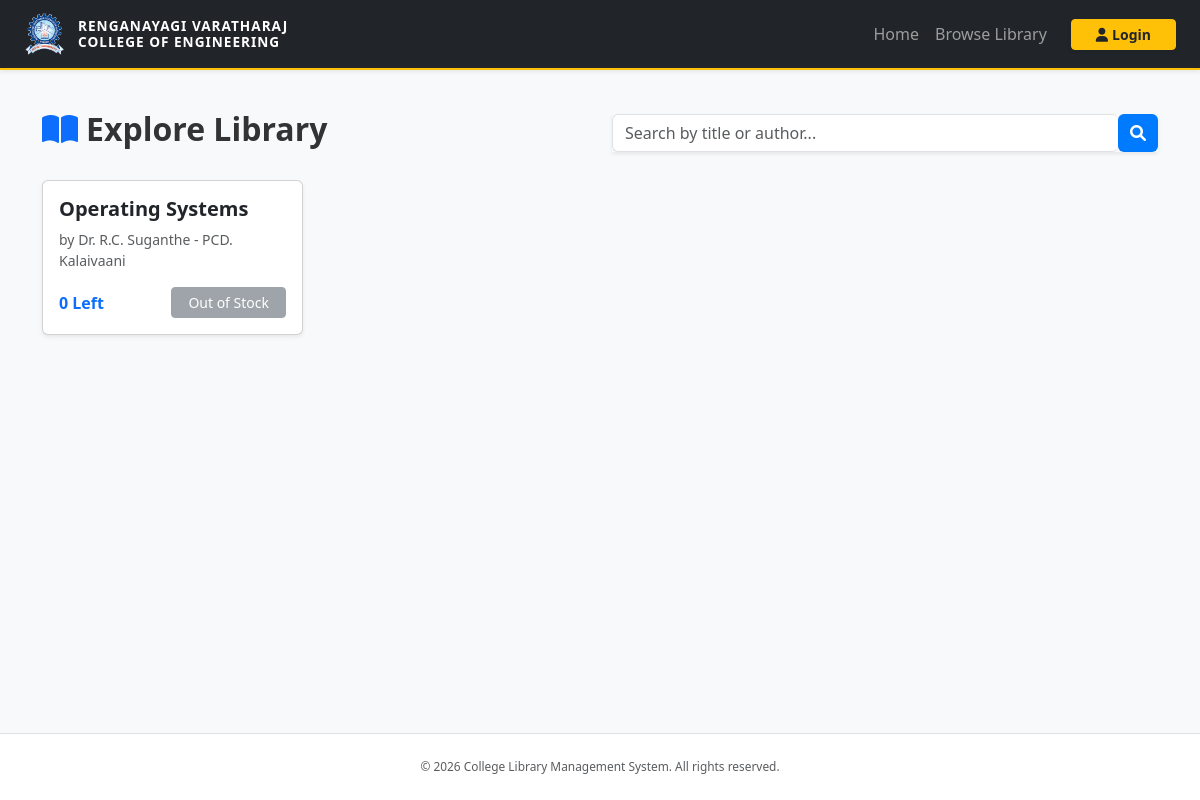
Before: /browse_books with the older database file.
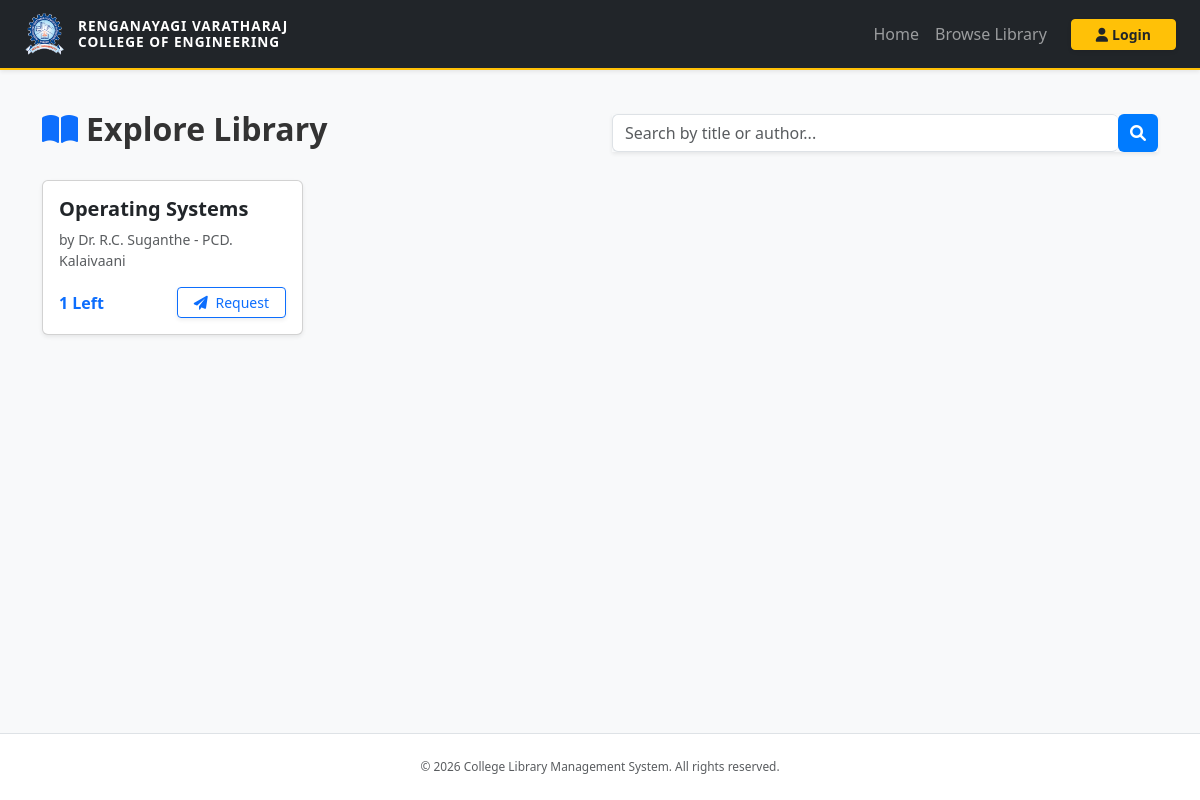
After: the same page with the newer database file.
### controller/models.py (models this page shows)
class Book(db.Model):
    id = db.Column(db.Integer, primary_key=True)
    title = db.Column(db.String(200), nullable=False)
    author = db.Column(db.String(100), nullable=False)
    isbn = db.Column(db.String(20), unique=True, nullable=False)
    copies = db.Column(db.Integer, default=1)
    date_added = db.Column(db.DateTime, default=get_ist)

### app.py (the view)
@app.route('/browse_books')
def browse_books():
    search_query = request.args.get('search', '')
    if search_query:
        books = Book.query.filter(Book.title.contains(search_query) | Book.author.contains(search_query)).all()
    else:
        books = Book.query.all()
    return render_template('browse_books.html', books=books)

### templates/browse_books.html (shortened to what this page needs)
{% extends "base.html" %}
{% block content %}
<div class="container py-4">
    <div class="row mb-4 align-items-center">
        <div class="col-md-6">
            <h2 class="fw-bold"><i class="fas fa-book-open me-2 text-primary"></i>Explore Library</h2>
        </div>
        <div class="col-md-6">
            <form action="{{ url_for('browse_books') }}" method="GET" class="d-flex shadow-sm">
                <input type="text" name="search" class="form-control border-end-0 rounded-start" placeholder="Search by title or author...">
                <button type="submit" class="btn btn-primary rounded-end">
                    <i class="fas fa-search"></i>
                </button>
            </form>
        </div>
    </div>
    <div class="row g-4">
    {% for book in books %}
    <div class="col-md-3">
        <div class="card h-100 shadow-sm">
            <div class="card-body d-flex flex-column">
                <h5 class="fw-bold">{{ book.title }}</h5>
                <p class="text-muted small">by {{ book.author }}</p>
                <div class="mt-auto d-flex justify-content-between align-items-center">
                    <span class="fw-bold text-primary">{{ book.copies }} Left</span>
                    {% if book.copies > 0 %}
                        <form action="{{ url_for('request_book', book_id=book.id) }}" method="POST" class="d-inline">
                            <button type="submit" class="btn btn-sm btn-outline-primary px-3 shadow-sm">
                                <i class="fas fa-paper-plane me-1"></i> Request
                            </button>
                        </form>
                    {% else %}
                        <button class="btn btn-sm btn-secondary px-3" disabled>Out of Stock</button>
                    {% endif %}
                </div>
            </div>
        </div>
    </div>
    {% endfor %}
</div>
</div>
{% endblock %}

### templates/base.html (shortened to what this page needs)
<!DOCTYPE html>
<html lang="en">
<head>
    <link href="https://cdn.jsdelivr.net/npm/bootstrap@5.3.0/dist/css/bootstrap.min.css" rel="stylesheet">
    <link href="https://cdnjs.cloudflare.com/ajax/libs/font-awesome/6.0.0/css/all.min.css" rel="stylesheet">
    <link rel="stylesheet" href="{{ url_for('static', filename='css/style.css') }}">
</head>
<body class="d-flex flex-column min-vh-100">
    <nav class="navbar navbar-expand-lg navbar-dark bg-dark shadow-sm">
        <div class="container-fluid px-4">
            <a class="navbar-brand d-flex align-items-center fw-bold" href="{{ url_for('index') }}">
                <span class="d-none d-sm-inline" style="font-size: 0.85rem; letter-spacing: 1px; white-space: normal; max-width: 250px;">
                    RENGANAYAGI VARATHARAJ COLLEGE OF ENGINEERING
                </span>
            </a>
            <div class="collapse navbar-collapse" id="navbarNav">
                <div class="navbar-nav ms-auto align-items-center">
                    <a class="nav-link" href="{{ url_for('index') }}">Home</a>
                    <a class="nav-link" href="{{ url_for('browse_books') }}">Browse Library</a>
                    {% if current_user.is_authenticated %}
                        {% if current_user.role == 'librarian' %}
                            <a class="nav-link text-warning fw-bold" href="{{ url_for('admin_dashboard') }}">Admin Panel</a>
                        {% else %}
                            <a class="nav-link text-warning fw-bold" href="{{ url_for('user_dashboard') }}">My Books</a>
                        {% endif %}
                        <a class="btn btn-outline-light btn-sm ms-lg-3" href="{{ url_for('logout') }}">
                            <i class="fas fa-sign-out-alt me-1"></i>Logout
                        </a>
                    {% else %}
                        <a class="btn btn-warning btn-sm ms-lg-3 px-4 shadow-sm text-dark fw-bold" href="{{ url_for('login') }}">
                            <i class="fas fa-user me-1"></i>Login
                        </a>
                    {% endif %}
                </div>
            </div>
        </div>
    </nav>
    <main class="flex-grow-1">
        {% block content %}{% endblock %}
    </main>
    <footer class="bg-white border-top py-4 mt-auto">
        <div class="container text-center">
            <p class="text-muted small mb-0">&copy; 2026 College Library Management System. All rights reserved.</p>
        </div>
    </footer>
</body>
</html>

### static/css/style.css (style rules this page uses)
:root { --college-logo: url('/static/images/logo1.PNG'); --hero-bg: url('/static/images/DJI_0319.JPG'); }
.navbar-brand::before { content: ""; display: inline-block; background-image: var(--college-logo); background-size: contain; background-repeat: no-repeat; background-position: center; width: 42px; height: 42px; margin-right: 12px; vertical-align: middle; }
body { font-family: 'Segoe UI', Tahoma, Geneva, Verdana, sans-serif; background-color: #f8f9fa; color: #333; }
.navbar { border-bottom: 2px solid #ffc107; }
.navbar-brand { font-size: 1.1rem; line-height: 1.2; }
.btn-primary { background-color: #007bff; border: none; transition: transform 0.2s ease; }
.btn-warning { color: #000; font-weight: 600; }
footer { background: #ffffff; padding: 20px 0; font-size: 0.85rem; }

Changed rows visible on the page:
changed Book "Operating Systems": copies "0" → "1"; copies "Out of Stock" → "Request"
